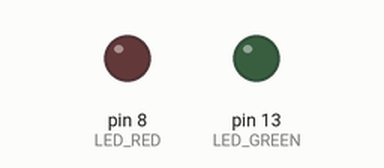
Simulated run of this program. Board: Arduino Uno, built with avr-gcc and run on an emulated ATmega328P. On the bench: output pins drawn as LEDs (lit = HIGH).

Above: at 0.8 s.
At 3.6 s:
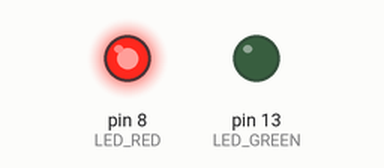
Timing chart, 0 to 4.6 s (numbered marks = the images above):
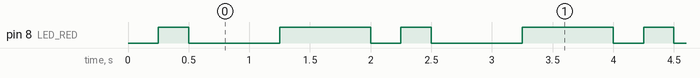

Measured:
- by itself, pin 8 (LED_RED): repeats every 2.0 s: LOW 0.75 s, HIGH 0.75 s, LOW 0.25 s, HIGH 0.25 s
- by itself, everything shown: repeats every 2.0 s, in 4 steps

The program:

main.cpp
```cpp
// (licence header left out)
/* Defines -----------------------------------------------------------*/
#define LED_GREEN PB5   // PB5 is AVR pin where green on-board LED
#define LED_RED PB0
                        // is connected
#define SHORT_DELAY 250 // Delay in milliseconds
#define LONG_DELAY 750
#ifndef F_CPU
# define F_CPU 16000000 // CPU frequency in Hz required for delay funcs
#endif

/* Includes ----------------------------------------------------------*/
#include <avr/io.h>     // AVR device-specific IO definitions
#include <util/delay.h> // Functions for busy-wait delay loops


// -----
// This part is needed to use Arduino functions but also physical pin
// names. We are using Arduino-style just to simplify the first lab.
#include "Arduino.h"
#define PB5 13          // In Arduino world, PB5 is called "13"
#define PB0 8
// -----


/* Function definitions ----------------------------------------------*/
/**********************************************************************
 * Function: Main function where the program execution begins
 * Purpose:  Toggle one LED and use delay library.
 * Returns:  none
 **********************************************************************/
int main(void)
{
    uint8_t led_value = LOW;  // Local variable to keep LED status
    uint8_t led_value1 = LOW;

    // Set pin where on-board LED is connected as output
    pinMode(LED_RED,OUTPUT );
    pinMode(LED_GREEN,OUTPUT );

    // Infinite loop
    while (1)
    {
      led_value = LOW;
      digitalWrite(LED_RED, led_value);
      _delay_ms(SHORT_DELAY);
      // Pause several milliseconds
      led_value = HIGH;
      digitalWrite(LED_RED, led_value);
      _delay_ms(SHORT_DELAY);

      led_value = LOW;
      digitalWrite(LED_RED, led_value);
      _delay_ms(LONG_DELAY);

      led_value = HIGH;
      digitalWrite(LED_RED, led_value);
      _delay_ms(LONG_DELAY);


    }

    // Will never reach this
    return 0;
}
```
